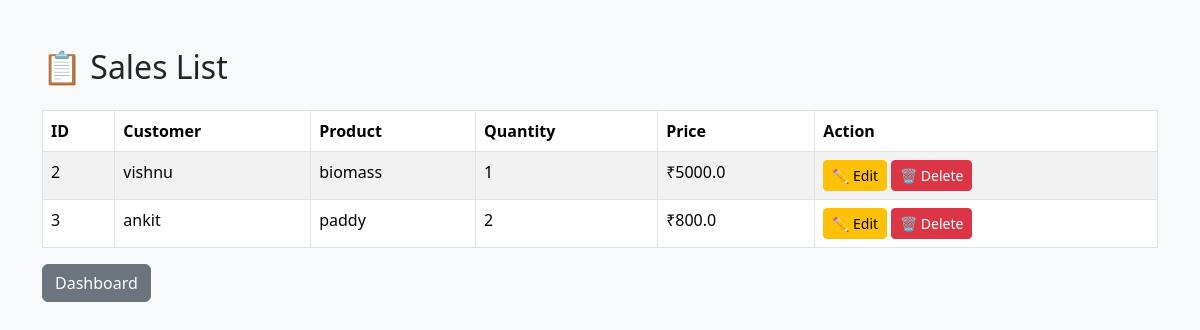
/view-sales, run on an earlier commit of the app's database.
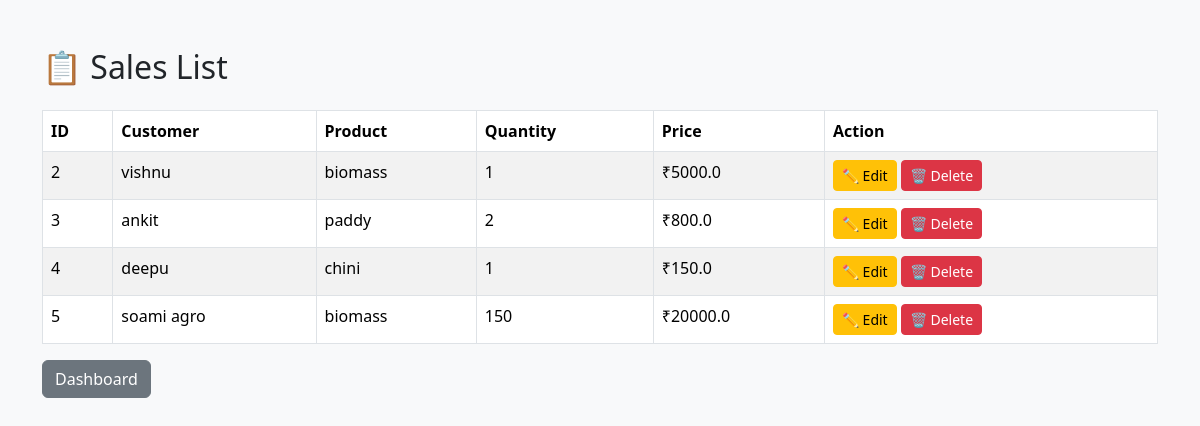
And on a later commit of the database.
### tables this page shows
CREATE TABLE sales (

            id INTEGER PRIMARY KEY AUTOINCREMENT,

            customer TEXT,

            product TEXT,

            quantity INTEGER,

            price REAL

        );

### app.py (the view)
@app.route("/view-sales")
def view_sales():
    sales = get_all_sales()
    return render_template(
        "view_sales.html",
        sales=sales
    )

### database/db.py (called while the page is built)
def get_all_sales():
    conn = sqlite3.connect(DATABASE_NAME)
    cursor = conn.cursor()
    cursor.execute("SELECT * FROM sales")
    rows = cursor.fetchall()
    conn.close()
    return rows

### templates/view_sales.html (shortened to what this page needs)
<!DOCTYPE html>
<html>
<head>
    <link href="https://cdn.jsdelivr.net/npm/bootstrap@5.3.7/dist/css/bootstrap.min.css" rel="stylesheet">
</head>
<body class="bg-light">
<div class="container mt-5">
<h2>📋 Sales List</h2>
<table class="table table-bordered table-striped mt-4">
<thead>
<tr>
<th>ID</th>
<th>Customer</th>
<th>Product</th>
<th>Quantity</th>
<th>Price</th>
<th>Action</th>
</tr>
</thead>
<tbody>
{% for sale in sales %}
<tr>
<td>{{ sale[0] }}</td>
<td>{{ sale[1] }}</td>
<td>{{ sale[2] }}</td>
<td>{{ sale[3] }}</td>
<td>₹{{ sale[4] }}</td>
<td>
    <a href="/edit-sale/{{ sale[0] }}" class="btn btn-warning btn-sm">
        ✏️ Edit
    </a>
    <a href="/delete-sale/{{ sale[0] }}"
       class="btn btn-danger btn-sm"
       onclick="return confirm('Are you sure you want to delete this sale?');">
        🗑 Delete
    </a>
</td>
</tr>
{% endfor %}
</tbody>
</table>
<a href="/" class="btn btn-secondary">
Dashboard
</a>
</div>
</body>
</html>

What changed in the data, as far as the page shows it:
added sales: id "4", customer "deepu", product "chini", quantity "1", price "150.0"
added sales: id "5", customer "soami agro", product "biomass", quantity "150", price "20000.0"
